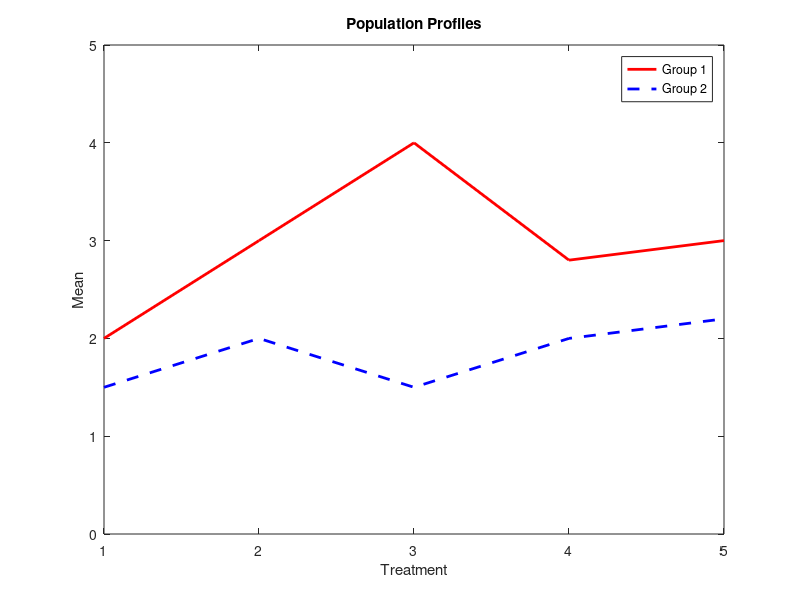

Write the MATLAB code that produced this figure.
% ---------------------------------------------------------------------
% Book:         MVA
% ---------------------------------------------------------------------
% Quantlet:     MVAprofil
% ---------------------------------------------------------------------
% Description:  MVAprofil plots an example of population profiles. 
% ---------------------------------------------------------------------
% Usage:        -
% ---------------------------------------------------------------------
% Inputs:       None
% ---------------------------------------------------------------------
% Output:       Example of population profiles. 
% ---------------------------------------------------------------------
% Example:      -
% ---------------------------------------------------------------------
% Author:       Wolfgang Haerdle, Vladimir Georgescu, Jorge Patron,
%               Song Song
% ---------------------------------------------------------------------

clear
close all
clc

x1=[2 3 4 2.8 3];     %Define group 1
x2=[1.5 2 1.5 2 2.2]; %Define group 2

plot(x1,'r','LineWidth',2)
title('Population Profiles')
xlabel('Treatment')
ylabel('Mean')

hold on 

plot(x2,'b','LineWidth',2,'Linestyle','--')
legend('Group 1','Group 2')
axis([1 5 0 5])

hold off
